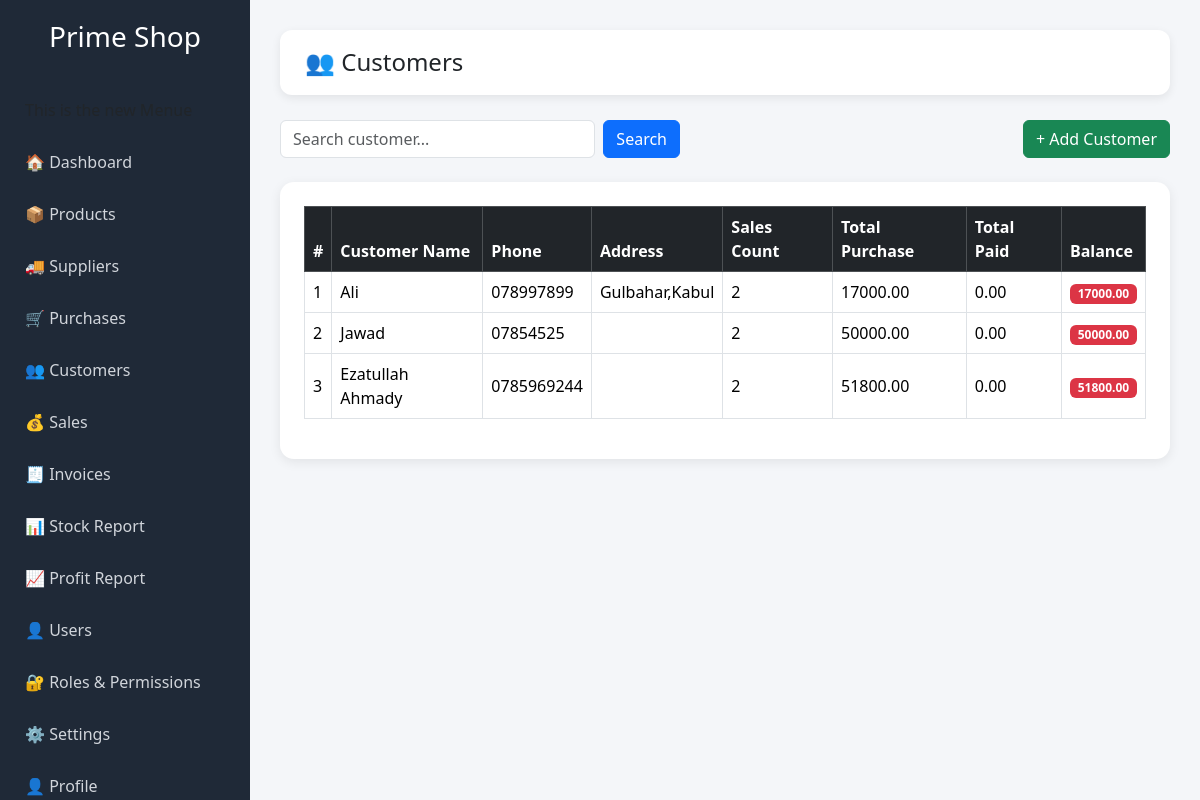
The page /customers/ (signed in) on the database its author committed.
### shop/models.py (models this page shows, shortened)
class Customer(models.Model):
    name = models.CharField(max_length=150)
    phone = models.CharField(max_length=30, blank=True)
    address = models.TextField(blank=True)

### shop/views.py (the view)
# urls.py: path('customers/', views.customer_list, name='customer_list'),
@login_required
def customer_list(request):
    search = request.GET.get('search', '')
    customers = Customer.objects.all()
    if search:
        customers = customers.filter(name__icontains=search)
    customer_data = []
    for customer in customers:
        sales = Sale.objects.filter(customer=customer)
        total_purchase = sum(sale.final_amount() for sale in sales)
        total_paid = sum(sale.paid_amount for sale in sales)
        balance = sum(sale.remaining_balance() for sale in sales)
        customer_data.append({
            'customer': customer,
            'total_purchase': total_purchase,
            'total_paid': total_paid,
            'balance': balance,
            'sales_count': sales.count(),
        })
    return render(request, 'shop/customer_list.html', {
        'customer_data': customer_data,
        'search': search,
    })

### shop/models.py (called while the page is built)
    def total_amount(self):
        return sum(item.total_price() for item in self.items.all())

    def final_amount(self):
        return self.total_amount() - self.discount

    def remaining_balance(self):
        return self.final_amount() - self.paid_amount

    def total_price(self):
        return self.quantity * self.selling_price

### shop/templates/shop/customer_list.html (shortened to what this page needs)
{% extends 'shop/base.html' %}
{% block page_title %}
👥 Customers
{% endblock %}
{% block content %}
<div class="d-flex justify-content-between align-items-center mb-4">
    <form method="get" class="d-flex" style="width: 400px;">
        <input
            type="text"
            name="search"
            class="form-control me-2"
            placeholder="Search customer..."
            value="{{ search }}"
        >
        <button class="btn btn-primary">Search</button>
    </form>
    <a href="/customers/add/" class="btn btn-success">
        + Add Customer
    </a>
</div>
<div class="card card-box p-4">
    <div class="table-responsive">
        <table class="table table-bordered table-hover align-middle">
            <thead class="table-dark">
                <tr>
                    <th>#</th>
                    <th>Customer Name</th>
                    <th>Phone</th>
                    <th>Address</th>
                    <th>Sales Count</th>
                    <th>Total Purchase</th>
                    <th>Total Paid</th>
                    <th>Balance</th>
                </tr>
            </thead>
            <tbody>
                {% for row in customer_data %}
                <tr>
                    <td>{{ forloop.counter }}</td>
                    <td>{{ row.customer.name }}</td>
                    <td>{{ row.customer.phone }}</td>
                    <td>{{ row.customer.address }}</td>
                    <td>{{ row.sales_count }}</td>
                    <td>{{ row.total_purchase|floatformat:2 }}</td>
                    <td>{{ row.total_paid|floatformat:2 }}</td>
                    <td>
                        {% if row.balance > 0 %}
                            <span class="badge bg-danger">{{ row.balance|floatformat:2 }}</span>
                        {% else %}
                            <span class="badge bg-success">0.00</span>
                        {% endif %}
                    </td>
                </tr>
                {% empty %}
                <tr>
                    <td colspan="8" class="text-center text-muted">
                        No customers found.
                    </td>
                </tr>
                {% endfor %}
            </tbody>
        </table>
    </div>
</div>
{% endblock %}

### shop/templates/shop/base.html (style rules this page uses)
body { background: #f4f6f9; }
.card-box { border: none; border-radius: 14px; box-shadow: 0 3px 12px rgba(0,0,0,0.08); }

### rows shown on the page
Customer: customer.name "Ali", customer.phone "078997899", customer.address "Gulbahar,Kabul", sales_count "2", total_purchase "17000.00", total_paid "0.00", balance "17000.00"
Customer: customer.name "Jawad", customer.phone "07854525", sales_count "2", total_purchase "50000.00", total_paid "0.00", balance "50000.00"
Customer: customer.name "Ezatullah Ahmady", customer.phone "0785969244", sales_count "2", total_purchase "51800.00", total_paid "0.00", balance "51800.00"
